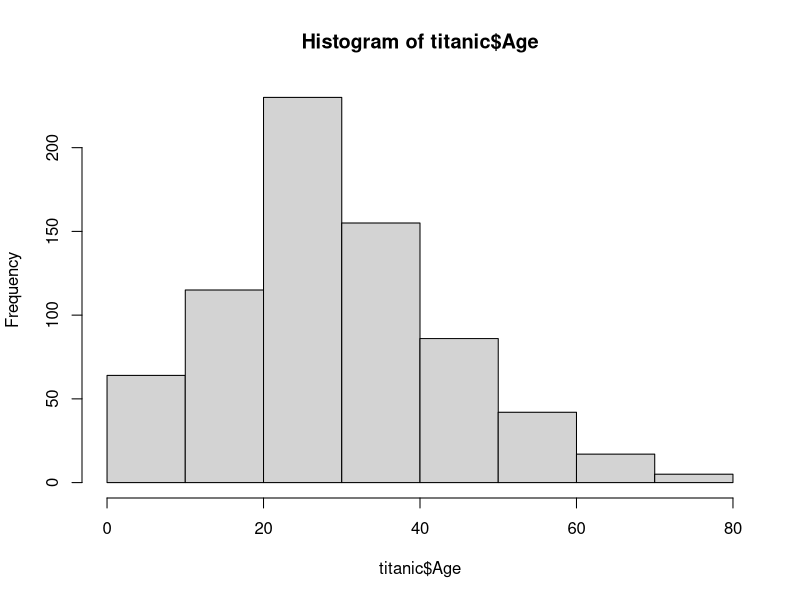

R code for this plot: (Note: this script raises an error after producing the figure.)
#library the tidyverse, readxl

library(readxl)
library(tidyverse)
library(kableExtra)

#then load the data

titanic <- read_excel('titanic.xlsx')
View(titanic)

#  1.	Explore the data a bit

head(titanic)
tail(titanic)

class(titanic)
dim(titanic)
names(titanic)

str(titanic)


library(dplyr)
glimpse(titanic)
summary(titanic)

#no need to gather or spread

#a.	What variables are present, what type are they? 891 obs and 12 variables; number variables - age. fare; chr variables - name, sex ,ticket, cabin, embarked. 
  #need to change survived, pclass. parch to chr variables

class("Survived")

titanic$Survived <- as.character(titanic$Survived)
as.character('PassengerID')
as.character('Pclass')
as.character('Parch')
as.factor('Embarked')

#b.	How much missing data ? Age is missing 177 observations

library(stringr)

is.na(titanic)
any(is.na(titanic))
colSums(is.na(titanic))
summary(titanic)
complete.cases(titanic)
na.omit(titanic)
print(titanic)
str(titanic)


titanic[!complete.cases(titanic),]

#c.	How many passengers of different types? 3 classes (216, 184, 491); mean age is 29.7

hist(titanic$Age)
summary(titanic$Age)

table(titanic$Pclass)

#d.	How many male/female, how many survived/died? 342 of 549 survived; 314 F, 577 M


table(titanic$Survived)
table(titanic$Sex)
  
#  2.	Filter to select only males, look at survival rate
    
Males <- titanic %>%
  filter(Sex == "male") %>%
  select(Survived) %>%
  summarize(nsurvived = sum(Survived), total=n(), survival_rate=(nsurvived/total)*100)

Males

titanic %>%
  add_count(Sex)

titanic %>%
  add_tally(total=n)


#3.	Filter to select only females, look at survival rate
Females <- titanic %>%
  filter(Sex == "female")

table(Females$Survived)

#4.	Arrange by fare, look at survival rate in head and tail

titanicfare <- titanic %>%
  arrange(Fare) %>%

summary(titanic$Fare)

View(titanicfare)

head(titanicfare, n=20) 
  
tail(titanicfare, n=20) 

library(forcats)

fare_survival <- titanic %>%
  mutate(fare5 = case_when(Fare == 0 ~ "freeloader", 
                           Fare < 10 ~ "Cheap", 
                           Fare < 20 ~ "Average", 
                           Fare < 100 ~ "Expensive", 
                           Fare >=100 ~ "Royal"))

FS1 <- fare_survival %>%
  group_by(fare5) %>%
    summarize(nsurvived = sum(as.numeric(Survived)), total=n(), survival_rate=(nsurvived/total)*100)

ggplot(FS1, aes(x=fct_reorder(fare5, survival_rate), y=survival_rate)) +
  geom_bar(stat = "identity")

#5.	Parch = number of parents and children, SibSp = number of siblings and spouses. Use mutate to create a new variable called family_size = Parch + SibSp

class("Parch")
as.numeric("Parch")
class("SibSp")
as.numeric("SibSp")

titanic2 <- titanic %>%
  mutate(family_size = Parch + SibSp)

str(titanic2)

#6.	Look at family size vs survival

Fam <- table(titanic2$family_size, titanic2$Survived)
Fam
summary(Fam)

#7.	To make it easier, use mutate to replace Survived = 0 with No, and Survived =1 with Yes
titanic2$Survived[titanic2$Survived == 1] <- "Yes"
titanic2$Survived[titanic2$Survived == 0] <- "No"

Fam <- table(titanic2$family_size, titanic2$Survived)
Fam
summary(Fam)

#8.	Bar Plot how many male vs female passengers
counts <- table(titanic2$Sex)
barplot(counts, main = "Sex Proportion", xlab = "Sex", col=c("darkblue", "red"))

#9.	Scatter plot age vs fare, with color = sex, and facet by survived

library(ggplot2)

titanic3 <- ggplot() + geom_point(data = titanic2, aes(x=Age, y=Fare, color = Sex))
titanic3

titanic3 + facet_grid(rows = vars(Survived))
titanic3 + facet_grid(col = vars(Survived))


#10.	Plot a stacked bar (fill= Survived), with x = Sex

counts <- table(titanic2$Sex)
barplot(counts, main = "Sex Proportion", xlab = "Sex", col=c("darkblue", "red"))

titanic4 <- ggplot() + geom_bar(data=titanic2, aes(x=Sex, fill=Survived))

titanic5 <- ggplot(aes(x=Age, y=Fare, color=Embarked)) + geom_bar(position = "filled")

#11.	Group by sex, then mutate to get mean_fare and pct_survived


ggplot(titanic2, aes(x=Sex, y=Fare)) +
  geom_point()

EX <- titanic2 %>%
  group_by(Sex) %>%
  summarise(Fare = mean(Fare))

ggplot(EX, aes(x=Sex, y=Fare)) +
  geom_bar(stat = "identity")

#install.packages("usethis")
#usethis::use_git()

#### add table
kable(FS1) %>% 
  kable_styling()
  
  
